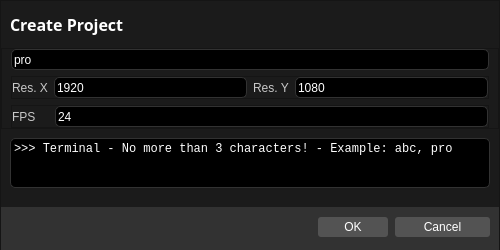
<?xml version="1.0" encoding="UTF-8"?>
<ui version="4.0">
 <class>CreateProject</class>
 <widget class="QDialog" name="CreateProject">
  <property name="geometry">
   <rect>
    <x>0</x>
    <y>0</y>
    <width>500</width>
    <height>250</height>
   </rect>
  </property>
  <property name="minimumSize">
   <size>
    <width>500</width>
    <height>250</height>
   </size>
  </property>
  <property name="maximumSize">
   <size>
    <width>500</width>
    <height>250</height>
   </size>
  </property>
  <property name="windowTitle">
   <string>Dialog</string>
  </property>
  <property name="styleSheet">
   <string notr="true">background-color: rgb(27, 27, 27);</string>
  </property>
  <layout class="QVBoxLayout" name="verticalLayout_3">
   <property name="spacing">
    <number>0</number>
   </property>
   <property name="leftMargin">
    <number>0</number>
   </property>
   <property name="topMargin">
    <number>0</number>
   </property>
   <property name="rightMargin">
    <number>0</number>
   </property>
   <property name="bottomMargin">
    <number>0</number>
   </property>
   <item>
    <widget class="QFrame" name="frameAll">
     <property name="frameShape">
      <enum>QFrame::StyledPanel</enum>
     </property>
     <property name="frameShadow">
      <enum>QFrame::Raised</enum>
     </property>
     <layout class="QVBoxLayout" name="verticalLayout">
      <property name="spacing">
       <number>0</number>
      </property>
      <property name="leftMargin">
       <number>0</number>
      </property>
      <property name="topMargin">
       <number>0</number>
      </property>
      <property name="rightMargin">
       <number>0</number>
      </property>
      <property name="bottomMargin">
       <number>0</number>
      </property>
      <item>
       <widget class="QFrame" name="frameTitle">
        <property name="maximumSize">
         <size>
          <width>16777215</width>
          <height>50</height>
         </size>
        </property>
        <property name="styleSheet">
         <string notr="true"/>
        </property>
        <property name="frameShape">
         <enum>QFrame::NoFrame</enum>
        </property>
        <property name="frameShadow">
         <enum>QFrame::Raised</enum>
        </property>
        <property name="lineWidth">
         <number>0</number>
        </property>
        <layout class="QHBoxLayout" name="horizontalLayout_6" stretch="0,0">
         <property name="spacing">
          <number>0</number>
         </property>
         <property name="leftMargin">
          <number>9</number>
         </property>
         <property name="topMargin">
          <number>0</number>
         </property>
         <property name="rightMargin">
          <number>9</number>
         </property>
         <property name="bottomMargin">
          <number>0</number>
         </property>
         <item>
          <widget class="QLabel" name="labelCreateProject">
           <property name="maximumSize">
            <size>
             <width>120</width>
             <height>30</height>
            </size>
           </property>
           <property name="font">
            <font>
             <family>Source Sans Pro</family>
             <pointsize>12</pointsize>
             <weight>75</weight>
             <bold>true</bold>
            </font>
           </property>
           <property name="styleSheet">
            <string notr="true">color:white;</string>
           </property>
           <property name="text">
            <string>Create Project</string>
           </property>
           <property name="alignment">
            <set>Qt::AlignLeading|Qt::AlignLeft|Qt::AlignVCenter</set>
           </property>
          </widget>
         </item>
         <item>
          <spacer name="horizontalSpacer">
           <property name="orientation">
            <enum>Qt::Horizontal</enum>
           </property>
           <property name="sizeHint" stdset="0">
            <size>
             <width>40</width>
             <height>20</height>
            </size>
           </property>
          </spacer>
         </item>
        </layout>
       </widget>
      </item>
      <item>
       <widget class="QFrame" name="frameInput">
        <property name="frameShape">
         <enum>QFrame::StyledPanel</enum>
        </property>
        <property name="frameShadow">
         <enum>QFrame::Raised</enum>
        </property>
        <layout class="QVBoxLayout" name="verticalLayout_2">
         <property name="topMargin">
          <number>0</number>
         </property>
         <property name="bottomMargin">
          <number>0</number>
         </property>
         <item>
          <widget class="QLineEdit" name="lineEditInput">
           <property name="minimumSize">
            <size>
             <width>0</width>
             <height>21</height>
            </size>
           </property>
           <property name="font">
            <font>
             <family>Segoe UI</family>
             <pointsize>9</pointsize>
            </font>
           </property>
           <property name="styleSheet">
            <string notr="true">QLineEdit
{
	color: rgb(255, 255, 255);
	background-color: rgb(0, 0, 0);
	border-style: solid;
    border-width: 1px;
	border-radius: 5px;
	border-color: rgb(50, 50, 50);
}</string>
           </property>
           <property name="text">
            <string>pro</string>
           </property>
          </widget>
         </item>
         <item>
          <widget class="QFrame" name="frameResolution">
           <property name="frameShape">
            <enum>QFrame::StyledPanel</enum>
           </property>
           <property name="frameShadow">
            <enum>QFrame::Raised</enum>
           </property>
           <layout class="QHBoxLayout" name="horizontalLayout">
            <property name="leftMargin">
             <number>0</number>
            </property>
            <property name="topMargin">
             <number>0</number>
            </property>
            <property name="rightMargin">
             <number>0</number>
            </property>
            <property name="bottomMargin">
             <number>0</number>
            </property>
            <item>
             <widget class="QLabel" name="labelResolutionX">
              <property name="font">
               <font>
                <family>Segoe UI</family>
                <pointsize>9</pointsize>
               </font>
              </property>
              <property name="styleSheet">
               <string notr="true">color:  rgb(200, 200, 200);</string>
              </property>
              <property name="text">
               <string>Res. X</string>
              </property>
             </widget>
            </item>
            <item>
             <widget class="QLineEdit" name="lineEditResolutionX">
              <property name="minimumSize">
               <size>
                <width>0</width>
                <height>21</height>
               </size>
              </property>
              <property name="font">
               <font>
                <family>Segoe UI</family>
                <pointsize>9</pointsize>
               </font>
              </property>
              <property name="styleSheet">
               <string notr="true">QLineEdit
{
	color: rgb(255, 255, 255);
	background-color: rgb(0, 0, 0);
	border-style: solid;
    border-width: 1px;
	border-radius: 5px;
	border-color: rgb(50, 50, 50);
}</string>
              </property>
              <property name="text">
               <string>1920</string>
              </property>
             </widget>
            </item>
            <item>
             <widget class="QLabel" name="labelResolutionY">
              <property name="font">
               <font>
                <family>Segoe UI</family>
                <pointsize>9</pointsize>
               </font>
              </property>
              <property name="styleSheet">
               <string notr="true">color:  rgb(200, 200, 200);</string>
              </property>
              <property name="text">
               <string>Res. Y</string>
              </property>
             </widget>
            </item>
            <item>
             <widget class="QLineEdit" name="lineEditResolutionY">
              <property name="minimumSize">
               <size>
                <width>0</width>
                <height>21</height>
               </size>
              </property>
              <property name="font">
               <font>
                <family>Segoe UI</family>
                <pointsize>9</pointsize>
               </font>
              </property>
              <property name="styleSheet">
               <string notr="true">QLineEdit
{
	color: rgb(255, 255, 255);
	background-color: rgb(0, 0, 0);
	border-style: solid;
    border-width: 1px;
	border-radius: 5px;
	border-color: rgb(50, 50, 50);
}</string>
              </property>
              <property name="text">
               <string>1080</string>
              </property>
             </widget>
            </item>
           </layout>
          </widget>
         </item>
         <item>
          <widget class="QFrame" name="frameFPS">
           <property name="frameShape">
            <enum>QFrame::StyledPanel</enum>
           </property>
           <property name="frameShadow">
            <enum>QFrame::Raised</enum>
           </property>
           <layout class="QHBoxLayout" name="horizontalLayout_2">
            <property name="leftMargin">
             <number>0</number>
            </property>
            <property name="topMargin">
             <number>0</number>
            </property>
            <property name="rightMargin">
             <number>0</number>
            </property>
            <property name="bottomMargin">
             <number>0</number>
            </property>
            <item>
             <widget class="QLabel" name="labelFPS">
              <property name="font">
               <font>
                <family>Segoe UI</family>
                <pointsize>9</pointsize>
               </font>
              </property>
              <property name="styleSheet">
               <string notr="true">color:  rgb(200, 200, 200);</string>
              </property>
              <property name="text">
               <string>FPS    </string>
              </property>
             </widget>
            </item>
            <item>
             <widget class="QLineEdit" name="lineEditFPS">
              <property name="minimumSize">
               <size>
                <width>0</width>
                <height>21</height>
               </size>
              </property>
              <property name="font">
               <font>
                <family>Segoe UI</family>
                <pointsize>9</pointsize>
               </font>
              </property>
              <property name="styleSheet">
               <string notr="true">QLineEdit
{
	color: rgb(255, 255, 255);
	background-color: rgb(0, 0, 0);
	border-style: solid;
    border-width: 1px;
	border-radius: 5px;
	border-color: rgb(50, 50, 50);
}</string>
              </property>
              <property name="text">
               <string>24</string>
              </property>
             </widget>
            </item>
           </layout>
          </widget>
         </item>
        </layout>
       </widget>
      </item>
      <item>
       <widget class="QFrame" name="frameInformations">
        <property name="maximumSize">
         <size>
          <width>16777215</width>
          <height>70</height>
         </size>
        </property>
        <property name="styleSheet">
         <string notr="true"/>
        </property>
        <property name="frameShape">
         <enum>QFrame::NoFrame</enum>
        </property>
        <property name="frameShadow">
         <enum>QFrame::Raised</enum>
        </property>
        <layout class="QVBoxLayout" name="verticalLayout_4">
         <property name="bottomMargin">
          <number>18</number>
         </property>
         <item>
          <widget class="QLabel" name="labelInformations">
           <property name="minimumSize">
            <size>
             <width>0</width>
             <height>50</height>
            </size>
           </property>
           <property name="maximumSize">
            <size>
             <width>16777215</width>
             <height>16777215</height>
            </size>
           </property>
           <property name="font">
            <font>
             <family>Consolas</family>
            </font>
           </property>
           <property name="cursor">
            <cursorShape>IBeamCursor</cursorShape>
           </property>
           <property name="styleSheet">
            <string notr="true">QLabel
{
	color: rgb(255, 255, 255);
	background-color: rgb(0, 0, 0);
	border-style: solid;
    border-width: 1px;
	border-radius: 5px;
	border-color: rgb(50, 50, 50);
}</string>
           </property>
           <property name="frameShape">
            <enum>QFrame::StyledPanel</enum>
           </property>
           <property name="text">
            <string>&gt;&gt;&gt; Terminal - No more than 3 characters! - Example: abc, pro</string>
           </property>
           <property name="alignment">
            <set>Qt::AlignLeading|Qt::AlignLeft|Qt::AlignTop</set>
           </property>
           <property name="wordWrap">
            <bool>true</bool>
           </property>
           <property name="margin">
            <number>9</number>
           </property>
           <property name="textInteractionFlags">
            <set>Qt::LinksAccessibleByMouse|Qt::TextSelectableByKeyboard|Qt::TextSelectableByMouse</set>
           </property>
          </widget>
         </item>
        </layout>
       </widget>
      </item>
      <item>
       <widget class="QFrame" name="frameChoice">
        <property name="minimumSize">
         <size>
          <width>0</width>
          <height>50</height>
         </size>
        </property>
        <property name="maximumSize">
         <size>
          <width>16777215</width>
          <height>33</height>
         </size>
        </property>
        <property name="styleSheet">
         <string notr="true">	background-color: rgb(50, 50, 50);</string>
        </property>
        <property name="frameShape">
         <enum>QFrame::NoFrame</enum>
        </property>
        <property name="frameShadow">
         <enum>QFrame::Raised</enum>
        </property>
        <property name="lineWidth">
         <number>0</number>
        </property>
        <layout class="QHBoxLayout" name="horizontalLayout_9">
         <property name="spacing">
          <number>6</number>
         </property>
         <property name="leftMargin">
          <number>9</number>
         </property>
         <property name="topMargin">
          <number>0</number>
         </property>
         <property name="rightMargin">
          <number>9</number>
         </property>
         <property name="bottomMargin">
          <number>9</number>
         </property>
         <item>
          <spacer name="spacerProject">
           <property name="orientation">
            <enum>Qt::Horizontal</enum>
           </property>
           <property name="sizeType">
            <enum>QSizePolicy::Fixed</enum>
           </property>
           <property name="sizeHint" stdset="0">
            <size>
             <width>10</width>
             <height>0</height>
            </size>
           </property>
          </spacer>
         </item>
         <item>
          <widget class="QLabel" name="labelSeparator">
           <property name="font">
            <font>
             <family>Source Sans Pro</family>
             <pointsize>12</pointsize>
             <weight>75</weight>
             <bold>true</bold>
            </font>
           </property>
           <property name="styleSheet">
            <string notr="true">color: rgb(255, 255, 255);</string>
           </property>
           <property name="text">
            <string/>
           </property>
           <property name="alignment">
            <set>Qt::AlignLeading|Qt::AlignLeft|Qt::AlignVCenter</set>
           </property>
          </widget>
         </item>
         <item>
          <widget class="QPushButton" name="buttonOk">
           <property name="maximumSize">
            <size>
             <width>70</width>
             <height>20</height>
            </size>
           </property>
           <property name="font">
            <font>
             <family>Segoe UI</family>
             <pointsize>9</pointsize>
             <weight>50</weight>
             <bold>false</bold>
            </font>
           </property>
           <property name="styleSheet">
            <string notr="true">QPushButton
{
	background-color: rgb(83, 83, 83);
	color: rgb(255, 255, 255);
	border-radius: 3px;
}
QPushButton:hover:!pressed
{
	background-color: rgb(100, 100, 100);
}</string>
           </property>
           <property name="text">
            <string>OK</string>
           </property>
          </widget>
         </item>
         <item>
          <spacer name="spacerButtons">
           <property name="orientation">
            <enum>Qt::Horizontal</enum>
           </property>
           <property name="sizeType">
            <enum>QSizePolicy::Fixed</enum>
           </property>
           <property name="sizeHint" stdset="0">
            <size>
             <width>1</width>
             <height>20</height>
            </size>
           </property>
          </spacer>
         </item>
         <item>
          <widget class="QPushButton" name="buttonCancel">
           <property name="minimumSize">
            <size>
             <width>0</width>
             <height>20</height>
            </size>
           </property>
           <property name="maximumSize">
            <size>
             <width>95</width>
             <height>20</height>
            </size>
           </property>
           <property name="font">
            <font>
             <family>Segoe UI</family>
             <pointsize>9</pointsize>
             <weight>50</weight>
             <bold>false</bold>
            </font>
           </property>
           <property name="styleSheet">
            <string notr="true">QPushButton
{
	background-color: rgb(83, 83, 83);
	color: rgb(255, 255, 255);
	border-radius: 3px;
}
QPushButton:hover:!pressed
{
	background-color: rgb(100, 100, 100);
}</string>
           </property>
           <property name="text">
            <string>Cancel</string>
           </property>
          </widget>
         </item>
        </layout>
       </widget>
      </item>
     </layout>
    </widget>
   </item>
  </layout>
 </widget>
 <resources/>
 <connections/>
</ui>
